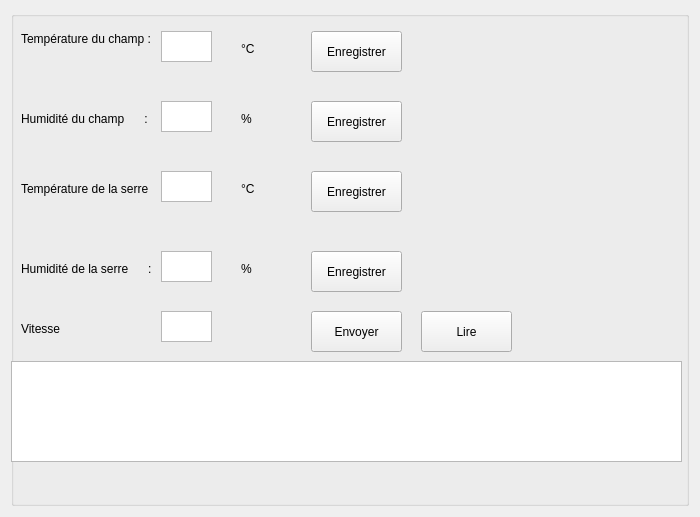
<?xml version="1.0" encoding="UTF-8"?>
<ui version="4.0">
 <class>MainWindow</class>
 <widget class="QMainWindow" name="MainWindow">
  <property name="geometry">
   <rect>
    <x>0</x>
    <y>0</y>
    <width>700</width>
    <height>517</height>
   </rect>
  </property>
  <property name="windowTitle">
   <string>MainWindow</string>
  </property>
  <property name="st" stdset="0">
   <string/>
  </property>
  <widget class="QWidget" name="centralWidget">
   <layout class="QGridLayout" name="gridLayout">
    <item row="0" column="0">
     <widget class="QGroupBox" name="groupBox">
      <property name="title">
       <string/>
      </property>
      <widget class="QPlainTextEdit" name="temp_champ">
       <property name="geometry">
        <rect>
         <x>150</x>
         <y>20</y>
         <width>51</width>
         <height>31</height>
        </rect>
       </property>
       <property name="plainText">
        <string/>
       </property>
      </widget>
      <widget class="QLabel" name="label_5">
       <property name="geometry">
        <rect>
         <x>10</x>
         <y>20</y>
         <width>132</width>
         <height>16</height>
        </rect>
       </property>
       <property name="text">
        <string>Température du champ : </string>
       </property>
      </widget>
      <widget class="QLabel" name="label_7">
       <property name="geometry">
        <rect>
         <x>10</x>
         <y>100</y>
         <width>128</width>
         <height>16</height>
        </rect>
       </property>
       <property name="text">
        <string>Humidité du champ      :</string>
       </property>
      </widget>
      <widget class="QLabel" name="label_8">
       <property name="geometry">
        <rect>
         <x>10</x>
         <y>170</y>
         <width>128</width>
         <height>16</height>
        </rect>
       </property>
       <property name="text">
        <string>Température de la serre :</string>
       </property>
      </widget>
      <widget class="QLabel" name="label_9">
       <property name="geometry">
        <rect>
         <x>10</x>
         <y>250</y>
         <width>136</width>
         <height>16</height>
        </rect>
       </property>
       <property name="text">
        <string>Humidité de la serre      :   </string>
       </property>
      </widget>
      <widget class="QPlainTextEdit" name="humid_champ">
       <property name="geometry">
        <rect>
         <x>150</x>
         <y>90</y>
         <width>51</width>
         <height>31</height>
        </rect>
       </property>
       <property name="plainText">
        <string/>
       </property>
      </widget>
      <widget class="QPlainTextEdit" name="temp_serre">
       <property name="geometry">
        <rect>
         <x>150</x>
         <y>160</y>
         <width>51</width>
         <height>31</height>
        </rect>
       </property>
       <property name="font">
        <font>
         <strikeout>false</strikeout>
        </font>
       </property>
       <property name="plainText">
        <string/>
       </property>
      </widget>
      <widget class="QPlainTextEdit" name="humid_serre">
       <property name="geometry">
        <rect>
         <x>150</x>
         <y>240</y>
         <width>51</width>
         <height>31</height>
        </rect>
       </property>
       <property name="plainText">
        <string/>
       </property>
      </widget>
      <widget class="QLabel" name="label_12">
       <property name="geometry">
        <rect>
         <x>230</x>
         <y>30</y>
         <width>16</width>
         <height>16</height>
        </rect>
       </property>
       <property name="text">
        <string>°C</string>
       </property>
      </widget>
      <widget class="QLabel" name="label_13">
       <property name="geometry">
        <rect>
         <x>230</x>
         <y>100</y>
         <width>16</width>
         <height>16</height>
        </rect>
       </property>
       <property name="text">
        <string>%</string>
       </property>
      </widget>
      <widget class="QLabel" name="label_14">
       <property name="geometry">
        <rect>
         <x>230</x>
         <y>170</y>
         <width>16</width>
         <height>16</height>
        </rect>
       </property>
       <property name="text">
        <string>°C</string>
       </property>
      </widget>
      <widget class="QLabel" name="label_15">
       <property name="geometry">
        <rect>
         <x>230</x>
         <y>250</y>
         <width>16</width>
         <height>16</height>
        </rect>
       </property>
       <property name="text">
        <string>%</string>
       </property>
      </widget>
      <widget class="QPlainTextEdit" name="connecter">
       <property name="geometry">
        <rect>
         <x>0</x>
         <y>350</y>
         <width>671</width>
         <height>101</height>
        </rect>
       </property>
       <property name="plainText">
        <string/>
       </property>
      </widget>
      <widget class="QPushButton" name="pushButton1">
       <property name="geometry">
        <rect>
         <x>300</x>
         <y>20</y>
         <width>91</width>
         <height>41</height>
        </rect>
       </property>
       <property name="text">
        <string>Enregistrer</string>
       </property>
      </widget>
      <widget class="QPushButton" name="pushButton2">
       <property name="geometry">
        <rect>
         <x>300</x>
         <y>90</y>
         <width>91</width>
         <height>41</height>
        </rect>
       </property>
       <property name="text">
        <string>Enregistrer</string>
       </property>
      </widget>
      <widget class="QPushButton" name="pushButton3">
       <property name="geometry">
        <rect>
         <x>300</x>
         <y>160</y>
         <width>91</width>
         <height>41</height>
        </rect>
       </property>
       <property name="text">
        <string>Enregistrer</string>
       </property>
      </widget>
      <widget class="QPushButton" name="pushButton4">
       <property name="geometry">
        <rect>
         <x>300</x>
         <y>240</y>
         <width>91</width>
         <height>41</height>
        </rect>
       </property>
       <property name="text">
        <string>Enregistrer</string>
       </property>
      </widget>
      <widget class="QLabel" name="label_10">
       <property name="geometry">
        <rect>
         <x>10</x>
         <y>310</y>
         <width>136</width>
         <height>16</height>
        </rect>
       </property>
       <property name="text">
        <string>Vitesse                             :</string>
       </property>
      </widget>
      <widget class="QPlainTextEdit" name="valeur_consigne">
       <property name="geometry">
        <rect>
         <x>150</x>
         <y>300</y>
         <width>51</width>
         <height>31</height>
        </rect>
       </property>
       <property name="plainText">
        <string/>
       </property>
      </widget>
      <widget class="QPushButton" name="write_bouton">
       <property name="geometry">
        <rect>
         <x>300</x>
         <y>300</y>
         <width>91</width>
         <height>41</height>
        </rect>
       </property>
       <property name="text">
        <string>Envoyer</string>
       </property>
      </widget>
      <widget class="QPushButton" name="read_bouton">
       <property name="geometry">
        <rect>
         <x>410</x>
         <y>300</y>
         <width>91</width>
         <height>41</height>
        </rect>
       </property>
       <property name="text">
        <string>Lire</string>
       </property>
      </widget>
      <widget class="QLabel" name="valeur_lue">
       <property name="geometry">
        <rect>
         <x>10</x>
         <y>470</y>
         <width>101</width>
         <height>16</height>
        </rect>
       </property>
       <property name="text">
        <string/>
       </property>
      </widget>
     </widget>
    </item>
   </layout>
  </widget>
  <action name="actionQuit">
   <property name="text">
    <string>Quit</string>
   </property>
  </action>
 </widget>
 <layoutdefault spacing="6" margin="11"/>
 <resources/>
 <connections/>
</ui>
